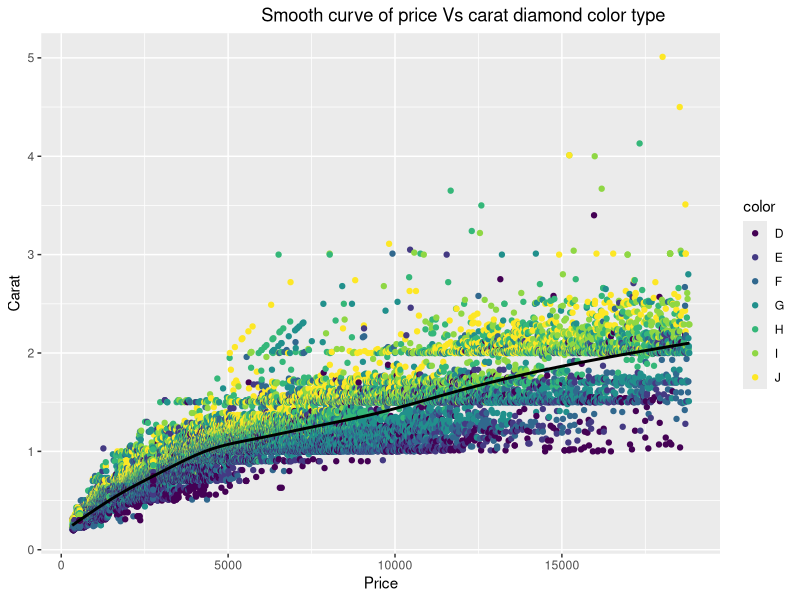

Reproduce this figure in R.
library(ggplot2)
ggplot(diamonds, aes(x=diamonds$price ,y=diamonds$carat, color=color)) + geom_point() + ggtitle("Smooth curve of price Vs carat diamond color type") + xlab("Price") + ylab("Carat") + theme(plot.title = element_text(hjust = 0.8)) + geom_smooth(color="black")
